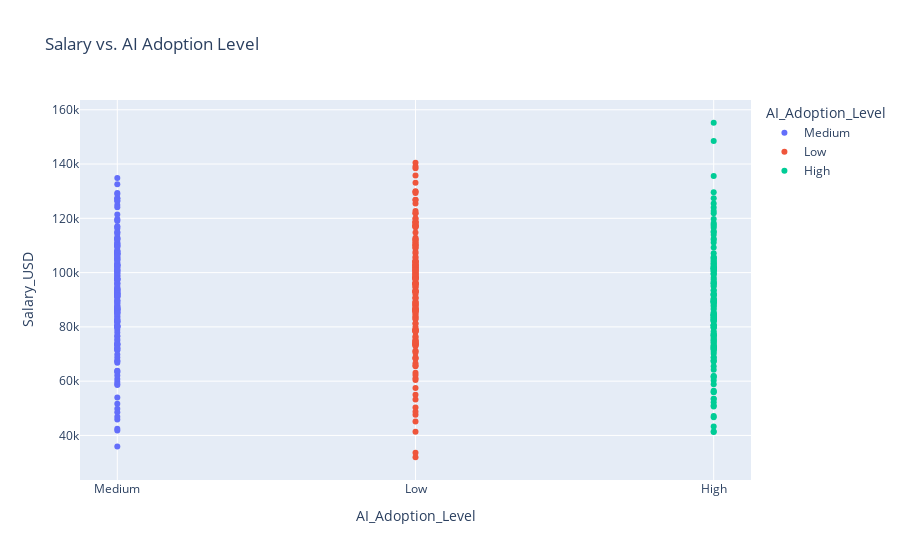

Notebook code cell kept with this figure:
### Markdown cell above
The above visualisation displays the following : 


**Most In-Demand Skills**: Python, Data Analysis, and Machine Learning are the most frequently required skills across the dataset, indicating their central role in jobs involving AI.

**AI Adoption and Skill Frequency**: High AI adoption companies (green) require these technical skills more frequently, especially skills like Machine Learning, Python, and Data Analysis. This makes sense as these skills are crucial for developing and implementing AI systems.

**Non-Technical Skills**: Interestingly, non-technical skills like Communication and Project Management are also in demand, especially in Medium and Low AI adoption levels, suggesting that these skills are still crucial even in AI-driven industries.

**UX/UI Design**: This skill is highly demanded across all levels of AI adoption, highlighting its importance even in highly automated environments.

### Code cell
fig = px.scatter(job_Market, x ='AI_Adoption_Level', 
                 y = 'Salary_USD', 
                 color = 'AI_Adoption_Level', 
                 title = "Salary vs. AI Adoption Level",
                height = 1000
                )
fig.show()

### Figure 1 — Plotly figure (JSON) as saved in the notebook; plotly's stock layout.template omitted (floating-point values rounded to 4 significant figures; data arrays with more than 128 entries replaced by an {"elided": "..."} marker saying what was removed)
{"data": [{"hovertemplate": "AI_Adoption_Level=%{x}<br>Salary_USD=%{y}<extra></extra>", "legendgroup": "Medium", "marker": {"color": "#636efa", "symbol": "circle"}, "mode": "markers", "name": "Medium", "orientation": "v", "showlegend": true, "type": "scatter", "x": {"elided": "179 str values"}, "xaxis": "x", "y": {"elided": "179 float values"}, "yaxis": "y"}, {"hovertemplate": "AI_Adoption_Level=%{x}<br>Salary_USD=%{y}<extra></extra>", "legendgroup": "Low", "marker": {"color": "#EF553B", "symbol": "circle"}, "mode": "markers", "name": "Low", "orientation": "v", "showlegend": true, "type": "scatter", "x": {"elided": "174 str values"}, "xaxis": "x", "y": {"elided": "174 float values"}, "yaxis": "y"}, {"hovertemplate": "AI_Adoption_Level=%{x}<br>Salary_USD=%{y}<extra></extra>", "legendgroup": "High", "marker": {"color": "#00cc96", "symbol": "circle"}, "mode": "markers", "name": "High", "orientation": "v", "showlegend": true, "type": "scatter", "x": {"elided": "147 str values"}, "xaxis": "x", "y": {"elided": "147 float values"}, "yaxis": "y"}], "layout": {"autosize": true, "legend": {"title": {"text": "AI_Adoption_Level"}, "tracegroupgap": 0}, "title": {"text": "Salary vs. AI Adoption Level"}, "xaxis": {"anchor": "y", "autorange": true, "categoryarray": ["Medium", "Low", "High"], "categoryorder": "array", "domain": [0, 1], "range": [-0.122, 2.122], "title": {"text": "AI_Adoption_Level"}, "type": "category"}, "yaxis": {"anchor": "x", "autorange": true, "domain": [0, 1], "range": [24420.0, 162800.0], "title": {"text": "Salary_USD"}, "type": "linear"}}}
